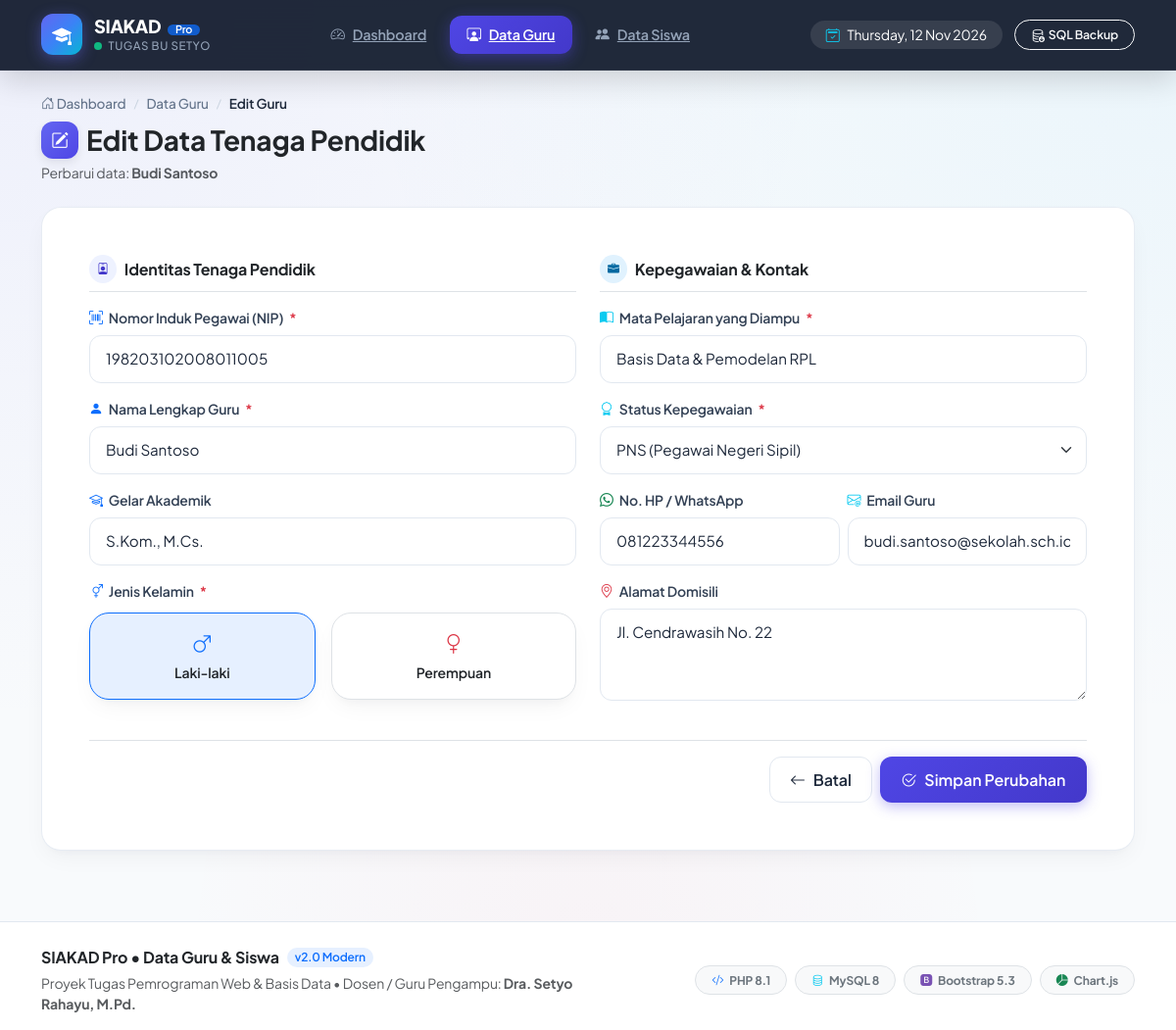
/guru/edit.php?id=2, run on the app's committed database.
### tables this page shows
CREATE TABLE `guru` (
  `id` INT(11) NOT NULL AUTO_INCREMENT,
  `nip` VARCHAR(30) NOT NULL UNIQUE,
  `nama` VARCHAR(100) NOT NULL,
  `gelar` VARCHAR(30) DEFAULT NULL,
  `mata_pelajaran` VARCHAR(100) NOT NULL,
  `jenis_kelamin` ENUM('Laki-laki', 'Perempuan') NOT NULL,
  `status_kepegawaian` ENUM('PNS', 'PPPK', 'Guru Tetap', 'Guru Honorer') NOT NULL DEFAULT 'Guru Tetap',
  `telepon` VARCHAR(20) DEFAULT NULL,
  `email` VARCHAR(100) DEFAULT NULL,
  `alamat` TEXT DEFAULT NULL,
  `created_at` TIMESTAMP DEFAULT CURRENT_TIMESTAMP,
  PRIMARY KEY (`id`)
);

### guru/edit.php (the view, shortened to what this page needs)
<?php
require_once __DIR__ . '/../config/database.php';
$id = isset($_GET['id']) ? intval($_GET['id']) : 0;
$query_guru = mysqli_query($koneksi, "SELECT * FROM guru WHERE id = $id");
$guru = mysqli_fetch_assoc($query_guru);
require_once __DIR__ . '/../includes/header.php';
?>
<div class="mb-4">
    <div class="breadcrumb-modern">
        <a href="<?= BASE_URL ?>/index.php"><i class="bi bi-house-door"></i> Dashboard</a>
        <span class="breadcrumb-separator">/</span>
        <a href="<?= BASE_URL ?>/guru/index.php">Data Guru</a>
        <span class="breadcrumb-separator">/</span>
        <span class="active">Edit Guru</span>
    </div>
    <h3 class="fw-bold text-dark mb-1 d-flex align-items-center gap-2">
        <span class="avatar-gradient avatar-gradient-1" style="width: 38px; height: 38px; font-size: 1.1rem;">
            <i class="bi bi-pencil-square"></i>
        </span>
        Edit Data Tenaga Pendidik
    </h3>
    <p class="text-muted small mb-0">Perbarui data: <strong><?= htmlspecialchars($guru['nama']); ?></strong></p>
</div>
<div class="card card-modern">
    <div class="card-body p-4 p-md-5">
        <form method="POST" action="">
            <div class="row g-4">
                <div class="col-lg-6">
                    <div class="d-flex align-items-center gap-2 mb-3 pb-2 border-bottom">
                        <span class="badge badge-soft-primary rounded-circle p-2"><i class="bi bi-person-badge"></i></span>
                        <h6 class="fw-bold text-dark mb-0">Identitas Tenaga Pendidik</h6>
                    </div>
                    <div class="mb-3">
                        <label class="form-label-modern"><i class="bi bi-upc-scan text-primary"></i> Nomor Induk Pegawai (NIP) <span class="text-danger">*</span></label>
                        <input type="text" name="nip" class="form-control form-control-modern" value="<?= htmlspecialchars($_POST['nip'] ?? $guru['nip']); ?>" required>
                    </div>
                    <div class="mb-3">
                        <label class="form-label-modern"><i class="bi bi-person-fill text-primary"></i> Nama Lengkap Guru <span class="text-danger">*</span></label>
                        <input type="text" name="nama" class="form-control form-control-modern" value="<?= htmlspecialchars($_POST['nama'] ?? $guru['nama']); ?>" required>
                    </div>
                    <div class="mb-3">
                        <label class="form-label-modern"><i class="bi bi-mortarboard text-primary"></i> Gelar Akademik</label>
                        <input type="text" name="gelar" class="form-control form-control-modern" value="<?= htmlspecialchars($_POST['gelar'] ?? $guru['gelar']); ?>">
                    </div>
                    <div class="mb-3">
                        <label class="form-label-modern"><i class="bi bi-gender-ambiguous text-primary"></i> Jenis Kelamin <span class="text-danger">*</span></label>
                        <?php $jk_val = $_POST['jenis_kelamin'] ?? $guru['jenis_kelamin']; ?>
                        <div class="d-flex gap-3 pt-1">
                            <label class="card card-modern p-3 flex-fill text-center cursor-pointer border <?= ($jk_val == 'Laki-laki') ? 'border-primary bg-primary bg-opacity-10' : ''; ?>" style="cursor: pointer;">
                                <i class="bi bi-gender-male text-primary fs-5 d-block mb-1"></i>
                                <span class="fw-semibold small">Laki-laki</span>
                            </label>
                            <label class="card card-modern p-3 flex-fill text-center cursor-pointer border <?= ($jk_val == 'Perempuan') ? 'border-danger bg-danger bg-opacity-10' : ''; ?>" style="cursor: pointer;">
                                <i class="bi bi-gender-female text-danger fs-5 d-block mb-1"></i>
                                <span class="fw-semibold small">Perempuan</span>
                            </label>
                        </div>
                    </div>
                </div>
                <div class="col-lg-6">
                    <div class="d-flex align-items-center gap-2 mb-3 pb-2 border-bottom">
                        <span class="badge badge-soft-info rounded-circle p-2"><i class="bi bi-briefcase-fill"></i></span>
                        <h6 class="fw-bold text-dark mb-0">Kepegawaian &amp; Kontak</h6>
                    </div>
                    <div class="mb-3">
                        <label class="form-label-modern"><i class="bi bi-book-half text-info"></i> Mata Pelajaran yang Diampu <span class="text-danger">*</span></label>
                        <input type="text" name="mata_pelajaran" class="form-control form-control-modern" value="<?= htmlspecialchars($_POST['mata_pelajaran'] ?? $guru['mata_pelajaran']); ?>" required>
                    </div>
                    <div class="mb-3">
                        <label class="form-label-modern"><i class="bi bi-award text-info"></i> Status Kepegawaian <span class="text-danger">*</span></label>
                        <?php $status_val = $_POST['status_kepegawaian'] ?? $guru['status_kepegawaian']; ?>
                        <select name="status_kepegawaian" class="form-select form-select-modern" required>
                            <option value="PNS" <?= ($status_val == 'PNS') ? 'selected' : ''; ?>>PNS (Pegawai Negeri Sipil)</option>
                        </select>
                    </div>
                    <div class="row g-2 mb-3">
                        <div class="col-md-6">
                            <label class="form-label-modern"><i class="bi bi-whatsapp text-success"></i> No. HP / WhatsApp</label>
                            <input type="text" name="telepon" class="form-control form-control-modern" value="<?= htmlspecialchars($_POST['telepon'] ?? $guru['telepon']); ?>">
                        </div>
                        <div class="col-md-6">
                            <label class="form-label-modern"><i class="bi bi-envelope-at text-info"></i> Email Guru</label>
                            <input type="email" name="email" class="form-control form-control-modern" value="<?= htmlspecialchars($_POST['email'] ?? $guru['email']); ?>">
                        </div>
                    </div>
                    <div class="mb-3">
                        <label class="form-label-modern"><i class="bi bi-geo-alt text-danger"></i> Alamat Domisili</label>
                        <textarea name="alamat" class="form-control form-control-modern" rows="3"><?= htmlspecialchars($_POST['alamat'] ?? $guru['alamat']); ?></textarea>
                    </div>
                </div>
            </div>
            <div class="mt-4 pt-3 border-top d-flex justify-content-end gap-2">
                <a href="<?= BASE_URL ?>/guru/index.php" class="btn btn-modern-outline">
                    <i class="bi bi-arrow-left"></i> Batal
                </a>
                <button type="submit" class="btn btn-modern-primary">
                    <i class="bi bi-check2-circle"></i> Simpan Perubahan
                </button>
            </div>
        </form>
    </div>
</div>
<?php require_once __DIR__ . '/../includes/footer.php'; ?>

### includes/header.php (style rules this page uses)
:root { --primary: #4f46e5; --primary-hover: #4338ca; --primary-light: #eef2ff; --secondary: #0ea5e9; --success: #10b981; --warning: #f59e0b; --danger: #ef4444; --dark: #0f172a; --dark-card: #1e293b; --surface: #ffffff; --bg-page: #f8fafc; --border-color: #e2e8f0; --text-main: #1e293b; --text-muted: #64748b; --radius-sm: 8px; --radius-md: 14px; --radius-lg: 20px; --radius-xl: 28px; --shadow-subtle: 0 1px 3px 0 rgba(0, 0, 0, 0.05), 0 1px 2px -1px rgba(0, 0, 0, 0.05); --shadow-card: 0 10px 25px -5px rgba(15, 23, 42, 0.05), 0 8px 10px -6px rgba(15, 23, 42, 0.03); --shadow-hover: 0 20px 35px -10px rgba(79, 70, 229, 0.12), 0 10px 15px -3px rgba(15, 23, 42, 0.05); }
* { box-sizing: border-box; }
body { font-family: 'Plus Jakarta Sans', -apple-system, BlinkMacSystemFont, "Segoe UI", Roboto, sans-serif; background-color: var(--bg-page); background-image: radial-gradient(at 0% 0%, rgba(99, 102, 241, 0.07) 0px, transparent 50%), radial-gradient(at 100% 0%, rgba(14, 165, 233, 0.06) 0px, transparent 50%), radial-gradient(at 50% 100%, rgba(244, 63, 94, 0.04) 0px, transparent 50%); background-attachment: fixed; color: var(--text-main); min-height: 100vh; display: flex; flex-direction: column; letter-spacing: -0.01em; -webkit-font-smoothing: antialiased; }
.card-modern { background-color: var(--surface); border: 1px solid rgba(226, 232, 240, 0.8); border-radius: var(--radius-lg); box-shadow: var(--shadow-card); transition: all 0.3s cubic-bezier(0.4, 0, 0.2, 1); overflow: hidden; }
.btn-modern-primary { background: linear-gradient(135deg, #4f46e5 0%, #4338ca 100%); color: #ffffff; border: none; font-weight: 600; padding: 0.65rem 1.35rem; border-radius: 12px; box-shadow: 0 4px 14px rgba(79, 70, 229, 0.35); transition: all 0.25s ease; display: inline-flex; align-items: center; gap: 8px; }
.btn-modern-outline { background: #ffffff; color: var(--text-main); border: 1px solid var(--border-color); font-weight: 600; padding: 0.65rem 1.25rem; border-radius: 12px; transition: all 0.2s ease; display: inline-flex; align-items: center; gap: 8px; }
.badge-soft-primary { background-color: #eef2ff; color: #4338ca; }
.badge-soft-info { background-color: #e0f2fe; color: #0369a1; }
.avatar-gradient { width: 44px; height: 44px; border-radius: 12px; display: inline-flex; align-items: center; justify-content: center; font-weight: 700; font-size: 1rem; color: white; box-shadow: 0 4px 10px rgba(0, 0, 0, 0.08); flex-shrink: 0; }
.avatar-gradient-1 { background: linear-gradient(135deg, #6366f1, #4f46e5); }
.form-control-modern, .form-select-modern { border: 1.5px solid #e2e8f0; border-radius: 12px; padding: 0.75rem 1rem; font-size: 0.95rem; color: var(--text-main); background-color: #ffffff; transition: all 0.2s ease; }
.form-label-modern { font-weight: 600; font-size: 0.875rem; color: #334155; margin-bottom: 0.45rem; display: flex; align-items: center; gap: 6px; }
.breadcrumb-modern { display: flex; align-items: center; gap: 8px; margin-bottom: 0.5rem; font-size: 0.85rem; }
.breadcrumb-modern a { color: #64748b; text-decoration: none; font-weight: 500; transition: color 0.15s ease; }
.breadcrumb-modern .active { color: #1e293b; font-weight: 600; }
.breadcrumb-separator { color: #cbd5e1; font-size: 0.75rem; }

### data on the page
guru: nama "Budi Santoso", nip "198203102008011005", gelar "S.Kom., M.Cs.", mata_pelajaran "Basis Data & Pemodelan RPL", status_kepegawaian "PNS (Pegawai Negeri Sipil)", telepon "081223344556", email "budi.santoso@sekolah.sch.id", alamat "Jl. Cendrawasih No. 22"
